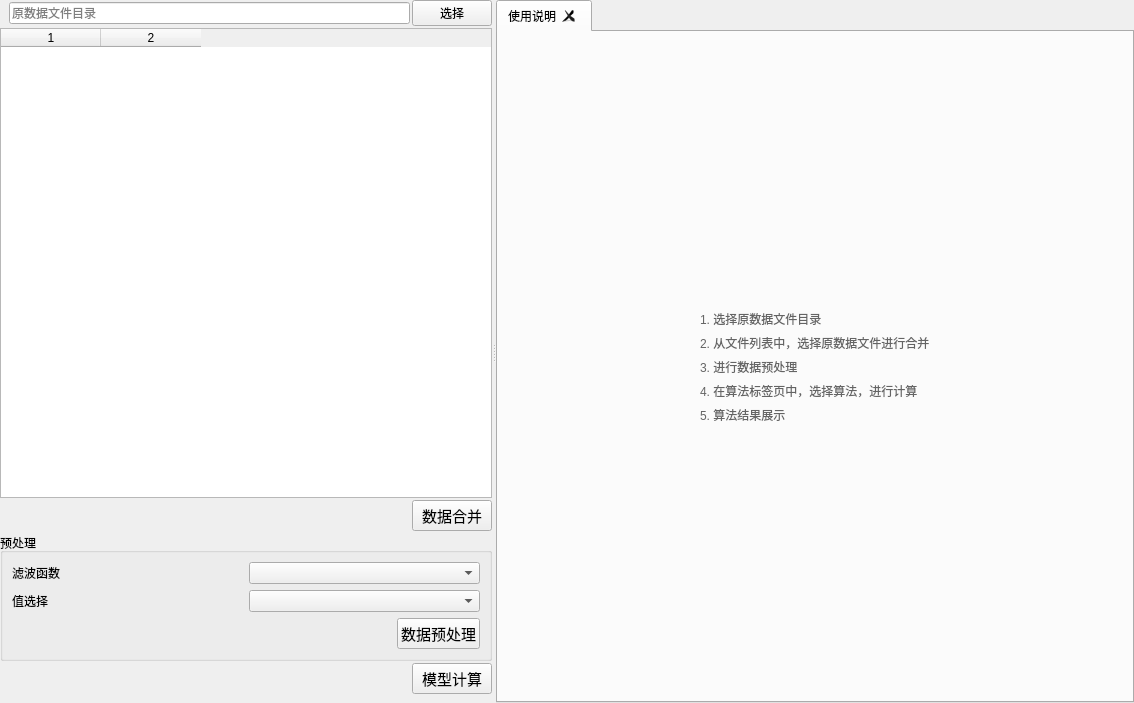
<?xml version="1.0" encoding="UTF-8"?>
<ui version="4.0">
 <class>Form</class>
 <widget class="QWidget" name="Form">
  <property name="geometry">
   <rect>
    <x>0</x>
    <y>0</y>
    <width>1134</width>
    <height>703</height>
   </rect>
  </property>
  <property name="windowTitle">
   <string>Form</string>
  </property>
  <layout class="QVBoxLayout" name="verticalLayout_6">
   <property name="spacing">
    <number>0</number>
   </property>
   <property name="leftMargin">
    <number>0</number>
   </property>
   <property name="topMargin">
    <number>0</number>
   </property>
   <property name="rightMargin">
    <number>0</number>
   </property>
   <property name="bottomMargin">
    <number>0</number>
   </property>
   <item>
    <widget class="QSplitter" name="splitter">
     <property name="orientation">
      <enum>Qt::Orientation::Horizontal</enum>
     </property>
     <widget class="QWidget" name="layoutWidget">
      <layout class="QVBoxLayout" name="verticalLayout_2">
       <property name="spacing">
        <number>2</number>
       </property>
       <property name="bottomMargin">
        <number>9</number>
       </property>
       <item>
        <layout class="QHBoxLayout" name="horizontalLayout_5">
         <item>
          <widget class="QLabel" name="label_19">
           <property name="text">
            <string/>
           </property>
          </widget>
         </item>
         <item>
          <widget class="QLineEdit" name="lineEdit_Dir">
           <property name="readOnly">
            <bool>true</bool>
           </property>
           <property name="placeholderText">
            <string>原数据文件目录</string>
           </property>
          </widget>
         </item>
         <item>
          <widget class="QPushButton" name="btn_SelectDir">
           <property name="text">
            <string>选择</string>
           </property>
          </widget>
         </item>
        </layout>
       </item>
       <item>
        <widget class="QTableWidget" name="table_FileList">
         <property name="columnCount">
          <number>2</number>
         </property>
         <column/>
         <column/>
        </widget>
       </item>
       <item>
        <layout class="QHBoxLayout" name="horizontalLayout_9">
         <item>
          <spacer name="horizontalSpacer_8">
           <property name="orientation">
            <enum>Qt::Orientation::Horizontal</enum>
           </property>
           <property name="sizeHint" stdset="0">
            <size>
             <width>40</width>
             <height>20</height>
            </size>
           </property>
          </spacer>
         </item>
         <item>
          <widget class="QPushButton" name="btn_Merge">
           <property name="minimumSize">
            <size>
             <width>0</width>
             <height>0</height>
            </size>
           </property>
           <property name="font">
            <font>
             <pointsize>11</pointsize>
            </font>
           </property>
           <property name="toolTip">
            <string>在列表中勾选要合并的文件</string>
           </property>
           <property name="text">
            <string>数据合并</string>
           </property>
          </widget>
         </item>
        </layout>
       </item>
       <item>
        <widget class="QGroupBox" name="groupBox_14">
         <property name="title">
          <string>预处理</string>
         </property>
         <layout class="QVBoxLayout" name="verticalLayout">
          <item>
           <layout class="QGridLayout" name="gridLayout_2">
            <item row="0" column="0">
             <widget class="QLabel" name="label_20">
              <property name="text">
               <string>滤波函数</string>
              </property>
             </widget>
            </item>
            <item row="0" column="1">
             <widget class="QComboBox" name="cBox_FilterFun"/>
            </item>
            <item row="1" column="0">
             <widget class="QLabel" name="label_21">
              <property name="text">
               <string>值选择</string>
              </property>
             </widget>
            </item>
            <item row="1" column="1">
             <widget class="QComboBox" name="cBox_ValSelect"/>
            </item>
           </layout>
          </item>
          <item>
           <layout class="QHBoxLayout" name="horizontalLayout_8">
            <item>
             <spacer name="horizontalSpacer_9">
              <property name="orientation">
               <enum>Qt::Orientation::Horizontal</enum>
              </property>
              <property name="sizeHint" stdset="0">
               <size>
                <width>40</width>
                <height>20</height>
               </size>
              </property>
             </spacer>
            </item>
            <item>
             <widget class="QPushButton" name="btn_Pre">
              <property name="minimumSize">
               <size>
                <width>0</width>
                <height>0</height>
               </size>
              </property>
              <property name="font">
               <font>
                <pointsize>11</pointsize>
               </font>
              </property>
              <property name="toolTip">
               <string/>
              </property>
              <property name="text">
               <string>数据预处理</string>
              </property>
             </widget>
            </item>
           </layout>
          </item>
         </layout>
        </widget>
       </item>
       <item>
        <layout class="QHBoxLayout" name="horizontalLayout_7">
         <item>
          <spacer name="horizontalSpacer_10">
           <property name="orientation">
            <enum>Qt::Orientation::Horizontal</enum>
           </property>
           <property name="sizeHint" stdset="0">
            <size>
             <width>40</width>
             <height>20</height>
            </size>
           </property>
          </spacer>
         </item>
         <item>
          <widget class="QPushButton" name="btn_AlgSelect">
           <property name="enabled">
            <bool>true</bool>
           </property>
           <property name="minimumSize">
            <size>
             <width>0</width>
             <height>0</height>
            </size>
           </property>
           <property name="font">
            <font>
             <pointsize>11</pointsize>
             <bold>false</bold>
            </font>
           </property>
           <property name="autoFillBackground">
            <bool>false</bool>
           </property>
           <property name="text">
            <string>模型计算</string>
           </property>
           <property name="checkable">
            <bool>false</bool>
           </property>
           <property name="checked">
            <bool>false</bool>
           </property>
           <property name="autoRepeat">
            <bool>false</bool>
           </property>
           <property name="autoDefault">
            <bool>false</bool>
           </property>
           <property name="default">
            <bool>false</bool>
           </property>
           <property name="flat">
            <bool>false</bool>
           </property>
          </widget>
         </item>
        </layout>
       </item>
      </layout>
     </widget>
     <widget class="QTabWidget" name="tabWidget">
      <property name="currentIndex">
       <number>0</number>
      </property>
      <property name="tabsClosable">
       <bool>true</bool>
      </property>
      <widget class="QWidget" name="tab_welcome">
       <attribute name="title">
        <string>使用说明</string>
       </attribute>
       <layout class="QVBoxLayout" name="verticalLayout_11">
        <item>
         <spacer name="verticalSpacer_2">
          <property name="orientation">
           <enum>Qt::Orientation::Vertical</enum>
          </property>
          <property name="sizeHint" stdset="0">
           <size>
            <width>20</width>
            <height>250</height>
           </size>
          </property>
         </spacer>
        </item>
        <item>
         <layout class="QHBoxLayout" name="horizontalLayout_6">
          <item>
           <spacer name="horizontalSpacer_6">
            <property name="orientation">
             <enum>Qt::Orientation::Horizontal</enum>
            </property>
            <property name="sizeHint" stdset="0">
             <size>
              <width>40</width>
              <height>20</height>
             </size>
            </property>
           </spacer>
          </item>
          <item>
           <layout class="QVBoxLayout" name="verticalLayout_10">
            <item>
             <widget class="QLabel" name="label_4">
              <property name="styleSheet">
               <string notr="true">color: rgb(100, 100, 100);</string>
              </property>
              <property name="text">
               <string>1. 选择原数据文件目录</string>
              </property>
             </widget>
            </item>
            <item>
             <widget class="QLabel" name="label_5">
              <property name="styleSheet">
               <string notr="true">color: rgb(100, 100, 100);</string>
              </property>
              <property name="text">
               <string>2. 从文件列表中，选择原数据文件进行合并</string>
              </property>
             </widget>
            </item>
            <item>
             <widget class="QLabel" name="label_6">
              <property name="styleSheet">
               <string notr="true">color: rgb(100, 100, 100);</string>
              </property>
              <property name="text">
               <string>3. 进行数据预处理</string>
              </property>
             </widget>
            </item>
            <item>
             <widget class="QLabel" name="label_7">
              <property name="styleSheet">
               <string notr="true">color: rgb(100, 100, 100);</string>
              </property>
              <property name="text">
               <string>4. 在算法标签页中，选择算法，进行计算</string>
              </property>
             </widget>
            </item>
            <item>
             <widget class="QLabel" name="label_8">
              <property name="styleSheet">
               <string notr="true">color: rgb(100, 100, 100);</string>
              </property>
              <property name="text">
               <string>5. 算法结果展示</string>
              </property>
             </widget>
            </item>
           </layout>
          </item>
          <item>
           <spacer name="horizontalSpacer_7">
            <property name="orientation">
             <enum>Qt::Orientation::Horizontal</enum>
            </property>
            <property name="sizeHint" stdset="0">
             <size>
              <width>40</width>
              <height>20</height>
             </size>
            </property>
           </spacer>
          </item>
         </layout>
        </item>
        <item>
         <spacer name="verticalSpacer_3">
          <property name="orientation">
           <enum>Qt::Orientation::Vertical</enum>
          </property>
          <property name="sizeHint" stdset="0">
           <size>
            <width>20</width>
            <height>250</height>
           </size>
          </property>
         </spacer>
        </item>
       </layout>
      </widget>
     </widget>
    </widget>
   </item>
  </layout>
 </widget>
 <resources/>
 <connections/>
</ui>
